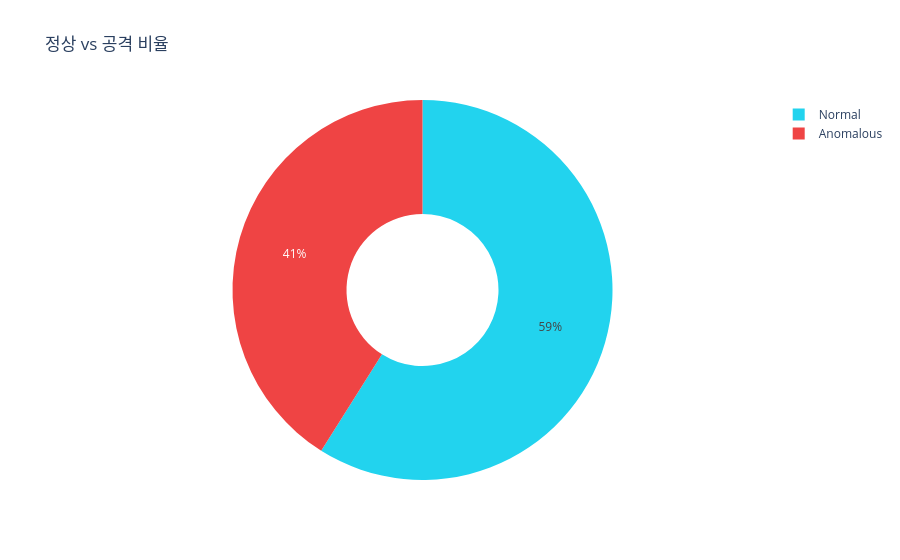

Write notebook code for a chart like this one.
### Markdown cell above
## 실습 4-A — EDA 시각화 (Plotly)

### Code cell
# %% [3] 정상 vs 공격 비율 (파이 차트)
fig = px.pie(
    values=df["label"].value_counts().values,
    names=df["label"].value_counts().index,
    title="정상 vs 공격 비율",
    color_discrete_sequence=["#22d3ee", "#ef4444"],
    hole=0.4,
)
fig.show()

### Figure 1 — Plotly figure (JSON) as saved in the notebook; plotly's stock layout.template omitted (floating-point values rounded to 4 significant figures)
{"data": [{"domain": {"x": [0, 1], "y": [0, 1]}, "hole": 0.4, "hovertemplate": "label=%{label}<br>value=%{value}<extra></extra>", "labels": ["Normal", "Anomalous"], "legendgroup": "", "name": "", "showlegend": true, "type": "pie", "values": [5895, 4105]}], "layout": {"legend": {"tracegroupgap": 0}, "piecolorway": ["#22d3ee", "#ef4444"], "title": {"text": "정상 vs 공격 비율"}}}
